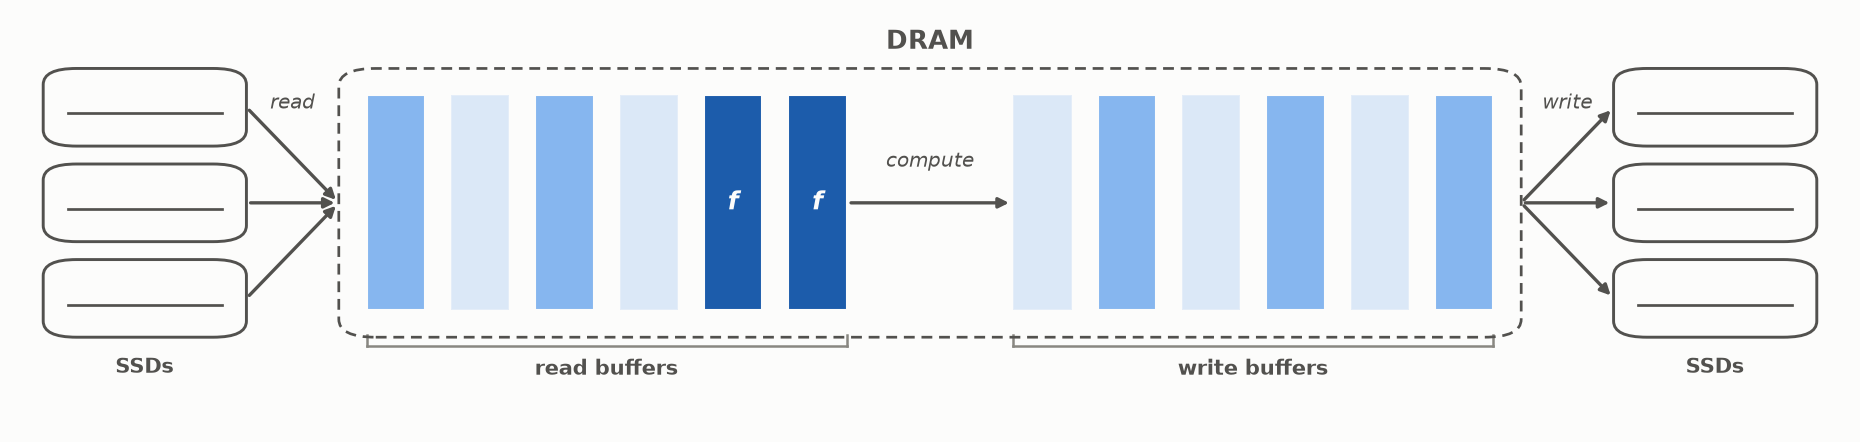

Write the Python code that produced this figure.
#!/usr/bin/env python3
"""Conceptual diagram: overlapping reads, compute, and writes in
ExternalTransform (ChunkSequence/external_engine.h). Untitled variant of
io_compute_overlap.py for contexts that supply their own caption/heading
(e.g. a slide with its own title placeholder) -- the diagram content is
identical (same two zones, same compute arrow, same role colors, same
flanking-SSD layout), but the in-image title/subtitle text is dropped and
the "DRAM" label is pulled in to sit right above the dashed box instead of
floating with the same gap the title used to occupy. The figure's y-extent
and figsize height are both cropped/rescaled to match (no dead space where
the title used to be) while keeping the same x-scale (in/data-unit) as the
original, so the drawn shapes keep their proportions. See
io_compute_overlap.py's docstring for the full conceptual rationale (two
zones not three, why the compute arrow stays inside the dashed DRAM box,
source references into external_engine.h/chunk_seq_reader.h/
unordered_file_writer.h) -- none of that changes here.
"""
import argparse

import matplotlib

matplotlib.use("Agg")
import matplotlib.patches as mpatches
import matplotlib.pyplot as plt
from matplotlib.lines import Line2D

# Light-mode chart palette (see the dataviz skill's reference palette;
# matches figures/disk_layout_diagram.py and figures/parlay_operations.py).
SURFACE = "#fcfcfb"
INK_PRIMARY = "#0b0b0b"
INK_SECONDARY = "#52514e"
INK_MUTED = "#898781"
BASELINE = "#c3c2b7"

# Fixed role colors -- not an ordered ramp, since this figure (unlike the
# other two) has no "position" to encode. Both are steps of the same blue
# sequential ramp used as DISCRETE_STEPS there, so the figure set stays one
# family.
STAGING_COLOR = "#86b6ef"  # step 250 -- light blue, both buffer pools
COMPUTE_COLOR = "#1c5cab"  # step 550 -- stronger blue, actively being read

BAR_X0, BAR_X1 = 0.195, 0.805
BAR_Y0, BAR_Y1 = 0.46, 0.70
CELL_GAP = 0.014

# Two zones, not three: read-buffer pool | (compute arrow) | write-buffer
# pool. ZONE_GAP is the visual gap between them where the compute arrow
# lives -- there is no third zone of cells there.
READ_CELLS, WRITE_CELLS = 6, 6
ZONE_GAP = 0.09
ZONE_CELLS_W = (BAR_X1 - BAR_X0) - ZONE_GAP
READ_ZONE_X0 = BAR_X0
READ_ZONE_W = ZONE_CELLS_W * READ_CELLS / (READ_CELLS + WRITE_CELLS)
WRITE_ZONE_X0 = READ_ZONE_X0 + READ_ZONE_W + ZONE_GAP
WRITE_ZONE_W = ZONE_CELLS_W * WRITE_CELLS / (READ_CELLS + WRITE_CELLS)
READ_CELL_W = (READ_ZONE_W - CELL_GAP * (READ_CELLS - 1)) / READ_CELLS
WRITE_CELL_W = (WRITE_ZONE_W - CELL_GAP * (WRITE_CELLS - 1)) / WRITE_CELLS

# SSDs flank the DRAM bar left/right (read sources on the left, write
# destinations on the right) rather than sitting below it, so the figure
# reads as one left-to-right pipeline instead of two arrows crossing beneath
# a single drive. Each side is a small vertical stack of drives (standing in
# for the real machine's many SSDs) instead of one, with per-drive arrows
# fanning into/out of the DRAM bar's midline.
SSD_PER_SIDE = 3
SSD_STACK_GAP = 0.02
SSD_W, SSD_H = 0.11, (BAR_Y1 - BAR_Y0) + 0.06  # matches the DRAM box's outer height
SSD_ITEM_H = (SSD_H - SSD_STACK_GAP * (SSD_PER_SIDE - 1)) / SSD_PER_SIDE
SSD_MID_Y = (BAR_Y0 + BAR_Y1) / 2
SSD_Y0 = SSD_MID_Y - SSD_H / 2
SSD_LEFT_X0 = 0.02
SSD_RIGHT_X0 = 1 - 0.02 - SSD_W


def ssd_item_ys():
    """Bottom y of each stacked drive, bottom-to-top."""
    return [SSD_Y0 + i * (SSD_ITEM_H + SSD_STACK_GAP) for i in range(SSD_PER_SIDE)]


def read_cell_x0(i):
    return READ_ZONE_X0 + i * (READ_CELL_W + CELL_GAP)


def write_cell_x0(i):
    return WRITE_ZONE_X0 + i * (WRITE_CELL_W + CELL_GAP)


def draw_drive(ax, x0, y0, w, h, label=None):
    box = mpatches.FancyBboxPatch(
        (x0, y0), w, h,
        boxstyle="round,pad=0.0,rounding_size=0.018",
        linewidth=1.4, edgecolor=INK_SECONDARY, facecolor="none",
        zorder=5, mutation_aspect=1,
    )
    ax.add_patch(box)
    # A short platter line reads as "disk" at a glance, echoing
    # disk_layout_diagram.py's per-drive framing.
    ax.plot([x0 + w * 0.12, x0 + w - w * 0.12],
            [y0 + h * 0.42, y0 + h * 0.42],
            color=INK_SECONDARY, linewidth=1.3, zorder=6)
    if label:
        ax.text(x0 + w / 2, y0 - 0.022, label, ha="center", va="top",
                fontsize=10, color=INK_SECONDARY, fontweight="bold")


def curved_arrow(ax, xy_from, xy_to, color, rad=0.25):
    ax.annotate(
        "", xy=xy_to, xytext=xy_from,
        arrowprops=dict(
            arrowstyle="-|>", color=color, linewidth=1.6,
            shrinkA=2, shrinkB=2, connectionstyle=f"arc3,rad={rad}",
        ),
        zorder=4,
    )


def draw_dram_bar(ax):
    box = mpatches.FancyBboxPatch(
        (BAR_X0 - 0.015, BAR_Y0 - 0.03), (BAR_X1 - BAR_X0) + 0.03,
        (BAR_Y1 - BAR_Y0) + 0.06,
        boxstyle="round,pad=0.0,rounding_size=0.02",
        linewidth=1.3, edgecolor=INK_SECONDARY, facecolor="none",
        linestyle=(0, (4, 2.5)), zorder=6, mutation_aspect=1,
    )
    ax.add_patch(box)
    # Pulled in from the titled original's BAR_Y1 + 0.09 (a gap sized to
    # clear the in-image title/subtitle) to BAR_Y1 + 0.045 -- about half the
    # gap -- now that there's no title text above it to clear.
    ax.text((BAR_X0 + BAR_X1) / 2, BAR_Y1 + 0.045, "DRAM",
             ha="center", va="bottom", fontsize=12.5, color=INK_SECONDARY,
             fontweight="bold")


IDLE_ALPHA = 0.28  # pale tint of the zone's role color -- never pure white


def draw_cells(ax, cell_x0_fn, cell_w, cells):
    """cells: list of (color, active bool), one per cell index."""
    for i, (color, active) in enumerate(cells):
        ax.add_patch(mpatches.Rectangle(
            (cell_x0_fn(i), BAR_Y0), cell_w, BAR_Y1 - BAR_Y0,
            facecolor=color, edgecolor=SURFACE, linewidth=1.0,
            alpha=1.0 if active else IDLE_ALPHA, zorder=2,
        ))


def draw_zone_bracket(ax, lo, hi, label):
    # Just the role name -- no implementation-detail subtext (pool sizes,
    # thread counts); the figure is meant to read at a glance. No divider
    # line is needed between zones any more -- the real ZONE_GAP (and the
    # compute arrow crossing it) already marks the boundary.
    y = BAR_Y0 - 0.04
    ax.add_line(Line2D([lo, hi], [y, y], color=INK_MUTED, linewidth=1.2,
                        zorder=3))
    ax.add_line(Line2D([lo, lo], [y, y + 0.012], color=INK_MUTED,
                        linewidth=1.2, zorder=3))
    ax.add_line(Line2D([hi, hi], [y, y + 0.012], color=INK_MUTED,
                        linewidth=1.2, zorder=3))
    ax.text((lo + hi) / 2, y - 0.014, label, ha="center", va="top",
            fontsize=10, color=INK_SECONDARY, fontweight="bold")


def draw_compute_marks(ax, cell_x0_fn, cell_w, cells):
    # "f" marks a read-buffer cell a worker is actively reading right now,
    # copying/transforming its data into a freshly emitted output buffer
    # (the compute arrow) -- not a separate compute zone (see module
    # docstring).
    cell_mid_y = (BAR_Y0 + BAR_Y1) / 2
    for i in cells:
        cx = cell_x0_fn(i) + cell_w / 2
        ax.text(cx, cell_mid_y, "f", ha="center", va="center",
                fontsize=12, color=SURFACE, fontstyle="italic",
                fontweight="bold", zorder=7)


def build_panel(ax):
    # Two zones, not three: a read-buffer pool (idle/available cells, cells
    # holding data that landed but isn't picked up yet, and a couple being
    # actively read by a worker right now -- marked "f") and a write-buffer
    # pool (idle/available or occupied, queued to be written), joined by a
    # compute arrow rather than a third same-kind zone. See the module
    # docstring for why -- this is what ExternalTransform's body() actually
    # does, not just a simplification of it. All cells stay tinted with
    # their zone's role color even when idle (alpha only) -- never hatched,
    # never pure white.
    read_cells = [
        (STAGING_COLOR, True),   # landed from disk, not yet picked up
        (STAGING_COLOR, False),  # idle: available in the pool
        (STAGING_COLOR, True),
        (STAGING_COLOR, False),
        (COMPUTE_COLOR, True),   # being read by a worker right now ("f")
        (COMPUTE_COLOR, True),
    ]
    write_cells = [
        (STAGING_COLOR, False),
        (STAGING_COLOR, True),   # queued, waiting to be written
        (STAGING_COLOR, False),
        (STAGING_COLOR, True),
        (STAGING_COLOR, False),
        (STAGING_COLOR, True),
    ]

    draw_dram_bar(ax)
    draw_cells(ax, read_cell_x0, READ_CELL_W, read_cells)
    draw_cells(ax, write_cell_x0, WRITE_CELL_W, write_cells)
    draw_compute_marks(ax, read_cell_x0, READ_CELL_W, [4, 5])

    read_zone_hi = read_cell_x0(READ_CELLS - 1) + READ_CELL_W
    write_zone_lo = write_cell_x0(0)
    draw_zone_bracket(ax, read_cell_x0(0), read_zone_hi, "read buffers")
    draw_zone_bracket(ax, write_zone_lo,
                       write_cell_x0(WRITE_CELLS - 1) + WRITE_CELL_W,
                       "write buffers")

    # Compute arrow: body() copies from a read buffer into a freshly
    # emitted output buffer (ChunkEmitter::alloc()) -- this arrow *is* that
    # copy, not travel through a third memory zone. It stays inside the
    # dashed DRAM box (unlike the read/write arrows below, which cross it)
    # since the transform never touches disk.
    curved_arrow(ax, (read_zone_hi, SSD_MID_Y), (write_zone_lo, SSD_MID_Y),
                 INK_SECONDARY, rad=0.0)
    ax.text((read_zone_hi + write_zone_lo) / 2, SSD_MID_Y + 0.035, "compute",
            ha="center", va="bottom", fontsize=9.5, color=INK_SECONDARY,
            fontstyle="italic")

    # A small stack of SSDs flanks each side of the DRAM bar -- read sources
    # on the left feeding the read-buffer pool, write destinations on the
    # right fed by the write-buffer pool -- so the whole figure reads as a
    # single left-to-right pipeline (many drives in, one DRAM region, many
    # drives out) instead of two arrows crossing beneath one drive. Per-drive
    # arrows fan into/out of the DRAM bar's midline; one shared label per
    # stack (not per drive) keeps the caption from repeating three times.
    dram_left = BAR_X0 - 0.015
    dram_right = BAR_X1 + 0.015
    read_to = (dram_left, SSD_MID_Y)
    write_from = (dram_right, SSD_MID_Y)

    for y0 in ssd_item_ys():
        mid_y = y0 + SSD_ITEM_H / 2
        draw_drive(ax, SSD_LEFT_X0, y0, SSD_W, SSD_ITEM_H)
        draw_drive(ax, SSD_RIGHT_X0, y0, SSD_W, SSD_ITEM_H)
        curved_arrow(ax, (SSD_LEFT_X0 + SSD_W, mid_y), read_to,
                     INK_SECONDARY, rad=0.0)
        curved_arrow(ax, write_from, (SSD_RIGHT_X0, mid_y),
                     INK_SECONDARY, rad=0.0)

    ax.text(SSD_LEFT_X0 + SSD_W / 2, SSD_Y0 - 0.022, "SSDs",
            ha="center", va="top", fontsize=10, color=INK_SECONDARY,
            fontweight="bold")
    ax.text(SSD_RIGHT_X0 + SSD_W / 2, SSD_Y0 - 0.022, "SSDs",
            ha="center", va="top", fontsize=10, color=INK_SECONDARY,
            fontweight="bold")

    read_mid_x = (SSD_LEFT_X0 + SSD_W + dram_left) / 2
    write_mid_x = (dram_right + SSD_RIGHT_X0) / 2
    ax.text(read_mid_x, SSD_MID_Y + 0.10, "read",
            ha="center", va="bottom", fontsize=9.5, color=INK_SECONDARY,
            fontstyle="italic")
    ax.text(write_mid_x, SSD_MID_Y + 0.10, "write",
            ha="center", va="bottom", fontsize=9.5, color=INK_SECONDARY,
            fontstyle="italic")

    # No title/subtitle text (see module docstring) -- so the y-extent is
    # cropped to just clear the DRAM label instead of the titled original's
    # 1.02 (sized to fit two lines of title text above the box).
    ax.set_xlim(0, 1)
    ax.set_ylim(0.32, 0.80)
    ax.set_xticks([])
    ax.set_yticks([])
    ax.set_facecolor(SURFACE)
    for spine in ax.spines.values():
        spine.set_visible(False)


def build_figure():
    # Height rescaled from the titled original's 4.3 to keep the same
    # in/data-unit scale on both axes (x: 12.4 in over an xlim range of 1.0;
    # y: previously 4.3 in over a 0.70 ylim range, now 0.48) now that the
    # cropped ylim above holds less vertical data range.
    fig = plt.figure(figsize=(12.4, 2.95), constrained_layout=True)
    fig.patch.set_facecolor(SURFACE)
    ax = fig.add_subplot(111)
    build_panel(ax)
    return fig


def main():
    parser = argparse.ArgumentParser(description=__doc__)
    parser.add_argument(
        "--out-prefix", default="io_compute_overlap_notitle",
        help="output PNG basename prefix; writes <prefix>.png "
             "(default: %(default)s)")
    args = parser.parse_args()

    out = f"{args.out_prefix}.png"
    fig = build_figure()
    fig.savefig(out, dpi=150, facecolor=fig.get_facecolor())
    plt.close(fig)
    print(f"wrote {out}")


if __name__ == "__main__":
    main()
